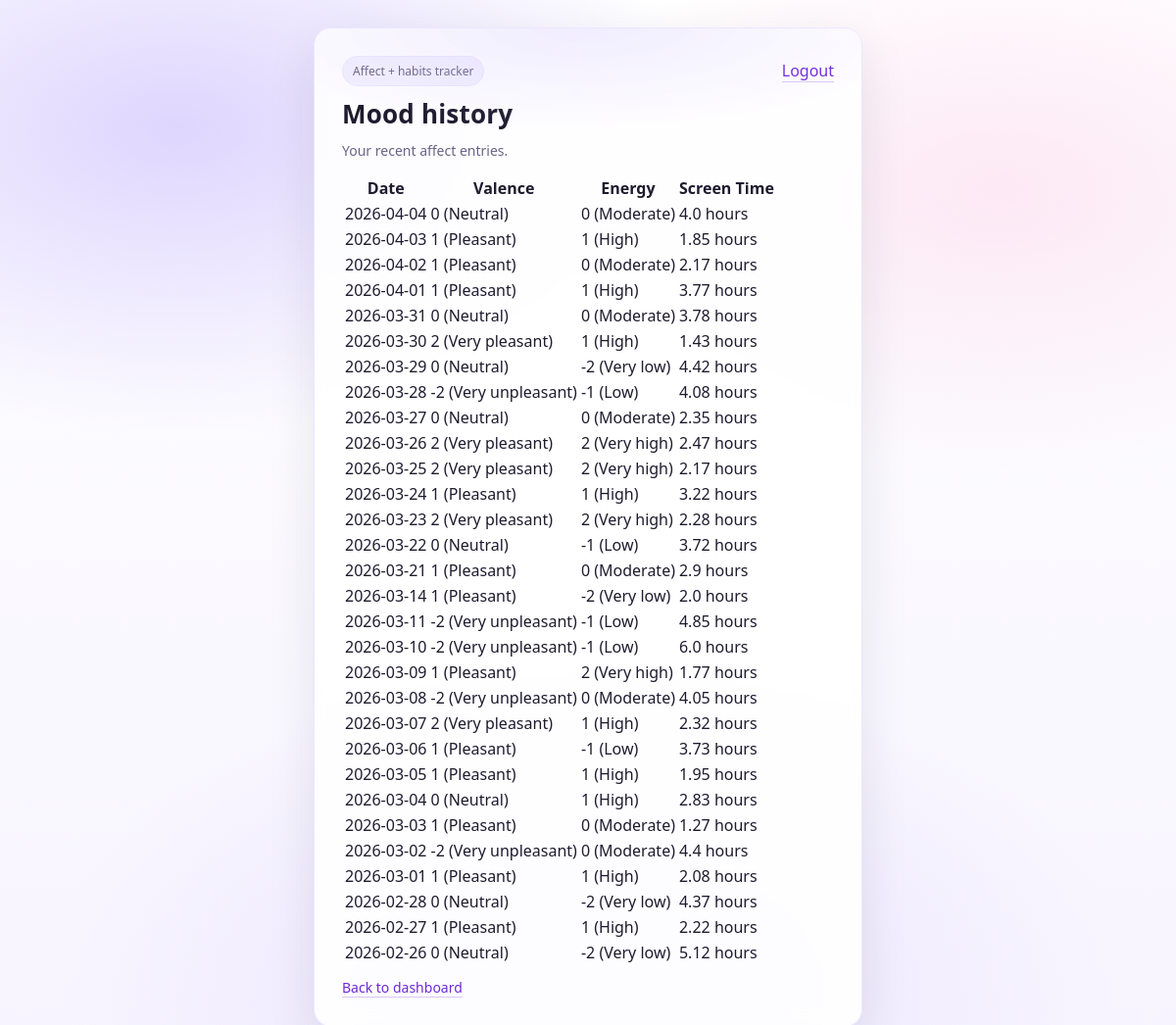
The page /history (signed in) on the database its author committed.
### tables this page shows
CREATE TABLE affect_entries (
            id INTEGER PRIMARY KEY AUTOINCREMENT,
            user_id INTEGER NOT NULL,
            entry_date TEXT NOT NULL,        -- YYYY-MM-DD
            valence INTEGER NOT NULL,        -- -2..2
            energy INTEGER NOT NULL,         -- -2..2
            created_at DATETIME DEFAULT CURRENT_TIMESTAMP,
            UNIQUE(user_id, entry_date),
            FOREIGN KEY(user_id) REFERENCES users(id)
        );

### app.py (the view)
@app.route("/history")
def history():
    if not require_login():
        return redirect(url_for("login"))
    user_id = session["user_id"]
    conn = get_db()
    rows = conn.execute("""
        SELECT
            a.entry_date,
            a.valence,
            a.energy,
            s.minutes
        FROM affect_entries a
        LEFT JOIN screen_time_entries s
        ON a.user_id = s.user_id AND a.entry_date = s.entry_date
        WHERE a.user_id=?
        ORDER BY a.entry_date DESC
        LIMIT 30
    """, (user_id,)).fetchall()
    conn.close()
    entries = []
    for r in rows:
        hours = None
        if r["minutes"] is not None:
            hours = round(r["minutes"] / 60, 2)
        entries.append({
            "date": r["entry_date"],
            "valence": r["valence"],
            "energy": r["energy"],
            "valence_label": label_valence(r["valence"]),
            "energy_label": label_energy(r["energy"]),
            "screen_hours": hours
        })
    return render_template("history.html", entries=entries)

### app.py (called while the page is built)
def get_db():
    conn = sqlite3.connect(DB_PATH)
    conn.row_factory = sqlite3.Row
    return conn

def require_login():
    return session.get("user_id") is not None

def label_valence(v):
    return { -2: 'Very unpleasant', -1: 'Unpleasant', 0: 'Neutral',
             1: 'Pleasant', 2: 'Very pleasant' }.get(v, '')

def label_energy(e):
    return { -2: 'Very low', -1: 'Low', 0: 'Moderate',
             1: 'High', 2: 'Very high' }.get(e, '')

### Templates/history.html
{% extends "base.html" %}
{% block content %}
<h1>Mood history</h1>
<p class="muted">Your recent affect entries.</p>
{% if entries %}
<table>
  <thead>
    <tr>
      <th>Date</th>
      <th>Valence</th>
      <th>Energy</th>
      <th>Screen Time</th>
    </tr>
  </thead>
  <tbody>
    {% for e in entries %}
    <tr>
      <td>{{ e.date }}</td>
      <td>{{ e.valence }} ({{ e.valence_label }})</td>
      <td>{{ e.energy }} ({{ e.energy_label }})</td>
      <td>
        {% if e.screen_hours %}
          {{ e.screen_hours }} hours
        {% else %}
          —
        {% endif %}
      </td>
    </tr>
    {% endfor %}
  </tbody>
</table>
{% else %}
<p class="muted">No entries yet.</p>
{% endif %}
<div class="muted" style="margin-top:12px;">
  <a href="{{ url_for('dashboard') }}">Back to dashboard</a>
</div>
{% endblock %}

### Templates/base.html (shortened to what this page needs)
<!doctype html>
<html lang="en">
<head>
</head>
<body>
  <div class="container">
    <div class="toprow">
      <div class="chip">Affect + habits tracker</div>
      {% if session.get("user_id") %}
        <a href="{{ url_for('logout') }}">Logout</a>
      {% endif %}
    </div>
    {% block content %}{% endblock %}
  </div>
</body>
</html>

### Templates/base.html (style rules this page uses)
:root { --bg:#f7f4ff; --card:#ffffff; --stroke:#ebe7ff; --text:#1f1b2e; --muted:#6b6386; --lilac:#c4b5fd; --lilac2:#ddd6fe; --pink:#fbcfe8; --accent:#8b5cf6; --shadow: 0 18px 50px rgba(31, 27, 46, .10); --radius: 18px; }
* { box-sizing:border-box; }
body { margin:0; font-family: ui-sans-serif, system-ui, -apple-system, Segoe UI, Roboto, Arial, sans-serif; color: var(--text); min-height:100vh; background: radial-gradient(900px 520px at 15% 12%, rgba(196,181,253,.55), transparent 60%), radial-gradient(860px 520px at 85% 18%, rgba(251,207,232,.45), transparent 55%), radial-gradient(900px 520px at 50% 92%, rgba(221,214,254,.55), transparent 60%), linear-gradient(180deg, #ffffff 0%, var(--bg) 100%); display:flex; align-items:center; justify-content:center; padding: 28px 16px; }
.container { width:100%; max-width: 560px; background: rgba(255,255,255,.88); border: 1px solid var(--stroke); border-radius: var(--radius); box-shadow: var(--shadow); backdrop-filter: blur(8px); padding: 28px; position: relative; overflow:hidden; }
.container:before { content:""; position:absolute; inset:-2px; background: radial-gradient(600px 180px at 50% 0%, rgba(196,181,253,.25), transparent 60%); pointer-events:none; }
.toprow { display:flex; justify-content: space-between; align-items: center; gap: 12px; margin-bottom: 10px; }
.chip { font-size: 12px; color: var(--muted); border: 1px solid var(--stroke); background: rgba(221,214,254,.35); padding: 6px 10px; border-radius: 999px; }
h1 { margin: 4px 0 10px 0; font-size: 26px; letter-spacing: .2px; }
.muted { margin-top: 10px; font-size: 14px; color: var(--muted); line-height: 1.45; }
a { color: #6d28d9; text-decoration: none; border-bottom: 1px solid rgba(109,40,217,.25); }

### rows shown on the page
affect_entries: date "2026-04-04", valence "0", valence_label "Neutral", energy "0", energy_label "Moderate", screen_hours "4.0"
affect_entries: date "2026-04-03", valence "1", valence_label "Pleasant", energy "1", energy_label "High", screen_hours "1.85"
affect_entries: date "2026-04-02", valence "1", valence_label "Pleasant", energy "0", energy_label "Moderate", screen_hours "2.17"
affect_entries: date "2026-04-01", valence "1", valence_label "Pleasant", energy "1", energy_label "High", screen_hours "3.77"
affect_entries: date "2026-03-31", valence "0", valence_label "Neutral", energy "0", energy_label "Moderate", screen_hours "3.78"
affect_entries: date "2026-03-30", valence "2", valence_label "Very pleasant", energy "1", energy_label "High", screen_hours "1.43"
affect_entries: date "2026-03-29", valence "0", valence_label "Neutral", energy "-2", energy_label "Very low", screen_hours "4.42"
affect_entries: date "2026-03-28", valence "-2", valence_label "Very unpleasant", energy "-1", energy_label "Low", screen_hours "4.08"
affect_entries: date "2026-03-27", valence "0", valence_label "Neutral", energy "0", energy_label "Moderate", screen_hours "2.35"
affect_entries: date "2026-03-26", valence "2", valence_label "Very pleasant", energy "2", energy_label "Very high", screen_hours "2.47"
affect_entries: date "2026-03-25", valence "2", valence_label "Very pleasant", energy "2", energy_label "Very high", screen_hours "2.17"
affect_entries: date "2026-03-24", valence "1", valence_label "Pleasant", energy "1", energy_label "High", screen_hours "3.22"
affect_entries: date "2026-03-23", valence "2", valence_label "Very pleasant", energy "2", energy_label "Very high", screen_hours "2.28"
affect_entries: date "2026-03-22", valence "0", valence_label "Neutral", energy "-1", energy_label "Low", screen_hours "3.72"
affect_entries: date "2026-03-21", valence "1", valence_label "Pleasant", energy "0", energy_label "Moderate", screen_hours "2.9"
affect_entries: date "2026-03-14", valence "1", valence_label "Pleasant", energy "-2", energy_label "Very low", screen_hours "2.0"
affect_entries: date "2026-03-11", valence "-2", valence_label "Very unpleasant", energy "-1", energy_label "Low", screen_hours "4.85"
affect_entries: date "2026-03-10", valence "-2", valence_label "Very unpleasant", energy "-1", energy_label "Low", screen_hours "6.0"
affect_entries: date "2026-03-09", valence "1", valence_label "Pleasant", energy "2", energy_label "Very high", screen_hours "1.77"
affect_entries: date "2026-03-08", valence "-2", valence_label "Very unpleasant", energy "0", energy_label "Moderate", screen_hours "4.05"
affect_entries: date "2026-03-07", valence "2", valence_label "Very pleasant", energy "1", energy_label "High", screen_hours "2.32"
affect_entries: date "2026-03-06", valence "1", valence_label "Pleasant", energy "-1", energy_label "Low", screen_hours "3.73"
affect_entries: date "2026-03-05", valence "1", valence_label "Pleasant", energy "1", energy_label "High", screen_hours "1.95"
affect_entries: date "2026-03-04", valence "0", valence_label "Neutral", energy "1", energy_label "High", screen_hours "2.83"
affect_entries: date "2026-03-03", valence "1", valence_label "Pleasant", energy "0", energy_label "Moderate", screen_hours "1.27"
affect_entries: date "2026-03-02", valence "-2", valence_label "Very unpleasant", energy "0", energy_label "Moderate", screen_hours "4.4"
affect_entries: date "2026-03-01", valence "1", valence_label "Pleasant", energy "1", energy_label "High", screen_hours "2.08"
affect_entries: date "2026-02-28", valence "0", valence_label "Neutral", energy "-2", energy_label "Very low", screen_hours "4.37"
affect_entries: date "2026-02-27", valence "1", valence_label "Pleasant", energy "1", energy_label "High", screen_hours "2.22"
affect_entries: date "2026-02-26", valence "0", valence_label "Neutral", energy "-2", energy_label "Very low", screen_hours "5.12"
